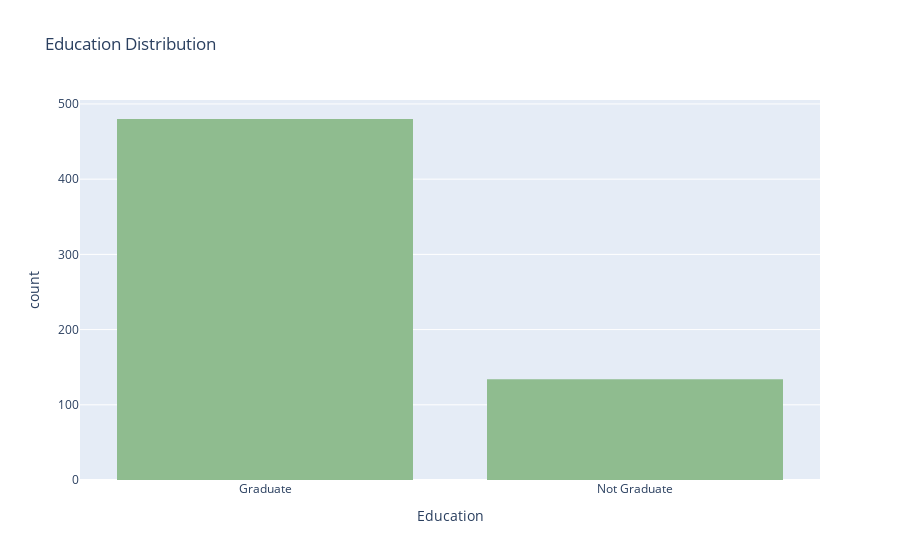

Here is the notebook cell this chart was saved with:
### Markdown cell above
### Education Distribution

### Code cell
fig_education=px.histogram(df,x='Education',title='Education Distribution',color_discrete_sequence = ['darkseagreen'])

fig_education.show()

### Figure 1 — Plotly figure (JSON) as saved in the notebook; plotly's stock layout.template omitted (floating-point values rounded to 4 significant figures; data arrays with more than 128 entries replaced by an {"elided": "..."} marker saying what was removed)
{"data": [{"bingroup": "x", "hovertemplate": "Education=%{x}<br>count=%{y}<extra></extra>", "legendgroup": "", "marker": {"color": "darkseagreen", "pattern": {"shape": ""}}, "name": "", "orientation": "v", "showlegend": false, "type": "histogram", "x": {"elided": "614 str values"}, "xaxis": "x", "yaxis": "y"}], "layout": {"barmode": "relative", "legend": {"tracegroupgap": 0}, "title": {"text": "Education Distribution"}, "xaxis": {"anchor": "y", "domain": [0, 1], "title": {"text": "Education"}}, "yaxis": {"anchor": "x", "domain": [0, 1], "title": {"text": "count"}}}}
